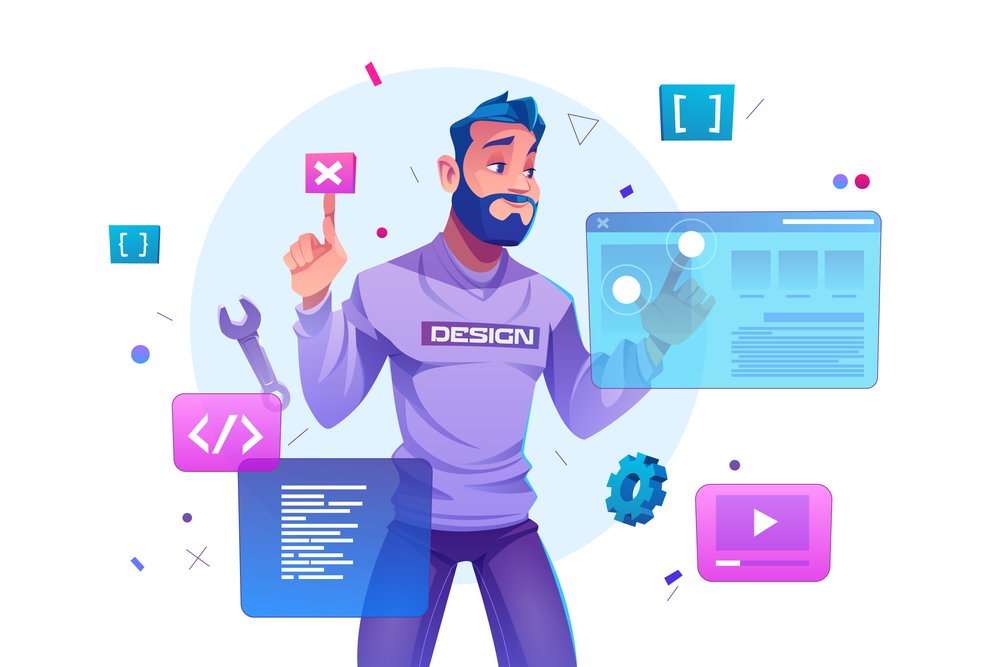
#> input picture q1 to q 10/Old-Pic.png, 1000 x 667 px, shrunk from 5000 x 3333 before the run
$ python q9.py
#> lines starting #> are read from the running program, lines starting #| are printed output that depends on the picture
import cv2
import numpy as np
from matplotlib import pyplot as plt

# Read input image
input_image = cv2.imread("Old-Pic.png")
#> input_image is the input picture: shape (667, 1000, 3); mean B, G, R 243.5, 218.9, 214.5

# Get image resolution and bit depth
height, width, channels = input_image.shape
#> height = 667; width = 1000; channels = 3
bit_depth = input_image.dtype.itemsize * 8
#> bit_depth = 8

print("Image resolution:", width, "x", height)
#| Image resolution: 1000 x 667
print("Bit depth:", bit_depth)
#| Bit depth: 8

# Convert to grayscale
gray_image = cv2.cvtColor(input_image, cv2.COLOR_BGR2GRAY)
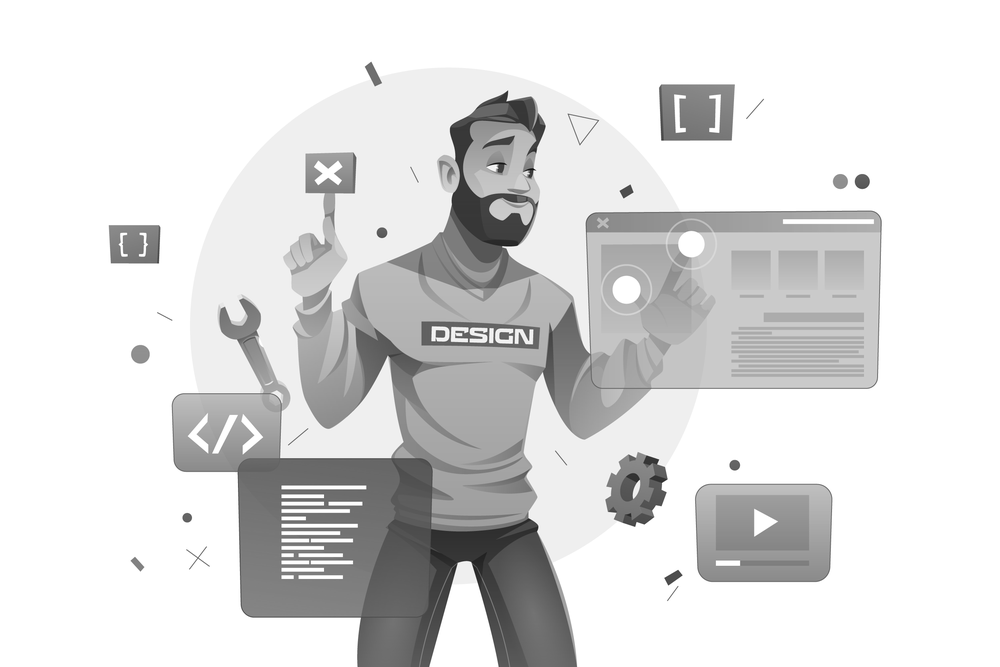
#> gray_image: shape (667, 1000); min 10, max 255, mean 220.4

# Calculate histogram
hist, bins = np.histogram(gray_image.ravel(), 256, [0, 256])
#> hist = 256 values, max 374598 at index 255, min 0 at index 0, mean 2605.5; bins = 257 values from 0 to 256

# Plot histogram
plt.hist(gray_image.ravel(), 256, [0, 256])
plt.title("Histogram of Grayscale Image")
plt.show()
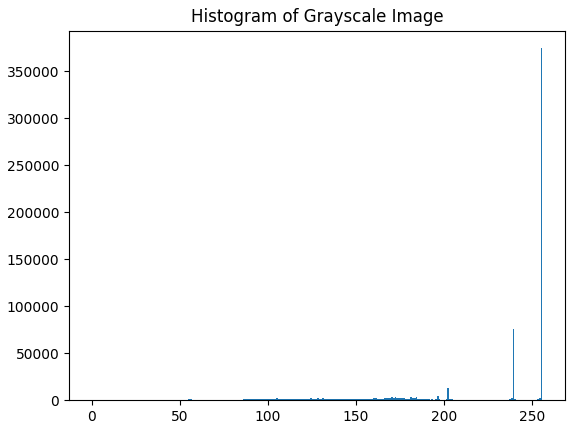
#> figure drawn by matplotlib, 1 panel; tallest bar 374598 high, from x = 255 to 256

# Calculate normalized histogram
hist_norm = hist / (height * width)
#> hist_norm = 256 values, max 0.562 at index 255, min 0 at index 0, mean 0.00391

# Plot normalized histogram
plt.plot(hist_norm)
plt.title("Normalized Histogram of Grayscale Image")
plt.show()
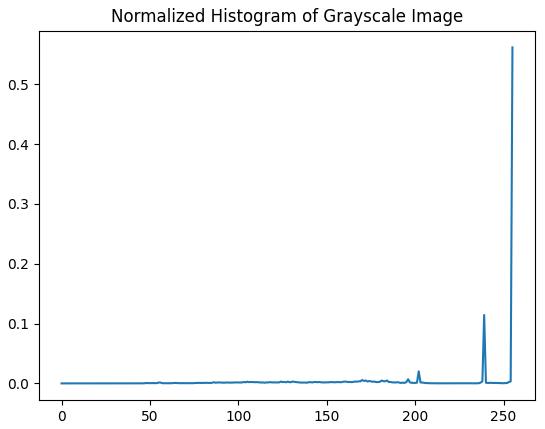
#> figure drawn by matplotlib, 1 panel; curve peaks at x = 255, y = 0.562

# Calculate cumulative histogram
hist_cumsum = np.cumsum(hist_norm)
#> hist_cumsum = 256 values from 0 to 1

# Plot cumulative histogram
plt.plot(hist_cumsum)
plt.title("Cumulative Histogram of Grayscale Image")
plt.show()
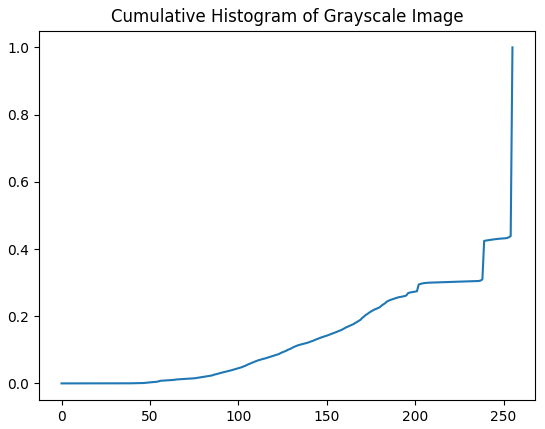
#> figure drawn by matplotlib, 1 panel; curve peaks at x = 255, y = 1

# Perform histogram equalization
hist_equalized = cv2.equalizeHist(gray_image)
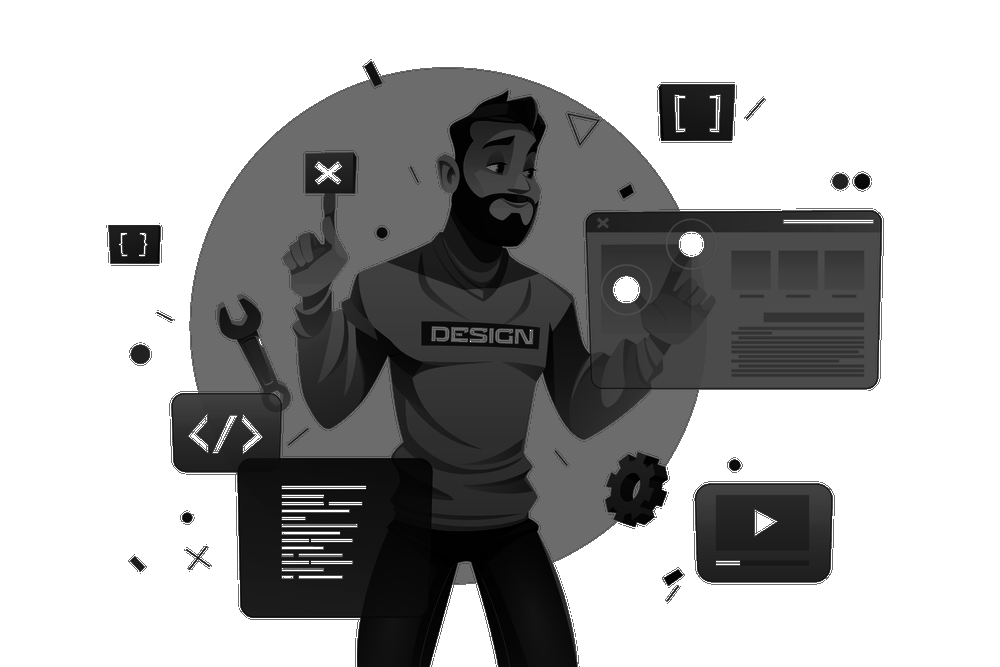
#> hist_equalized: shape (667, 1000); min 0, max 255, mean 169.5

# Display equalized image and histogram
cv2.imshow("Equalized Image", hist_equalized)
plt.hist(hist_equalized.ravel(), 256, [0, 256])
plt.title("Histogram of Equalized Image")
plt.show()
#> figure, not shown here; tallest bar 374598 high, from x = 255 to 256

cv2.waitKey(0)
cv2.destroyAllWindows()
